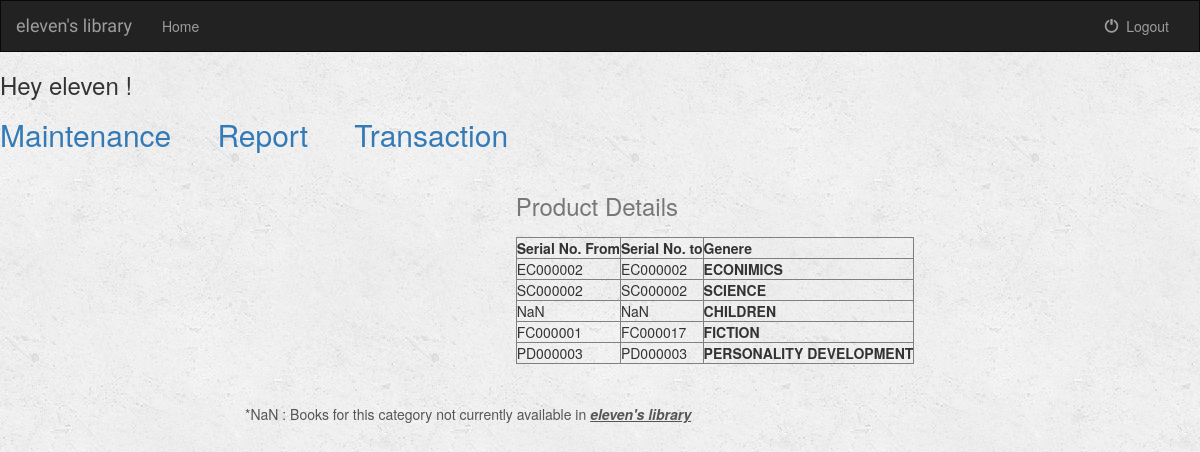
Before: /management/ (signed in) with the older database file.
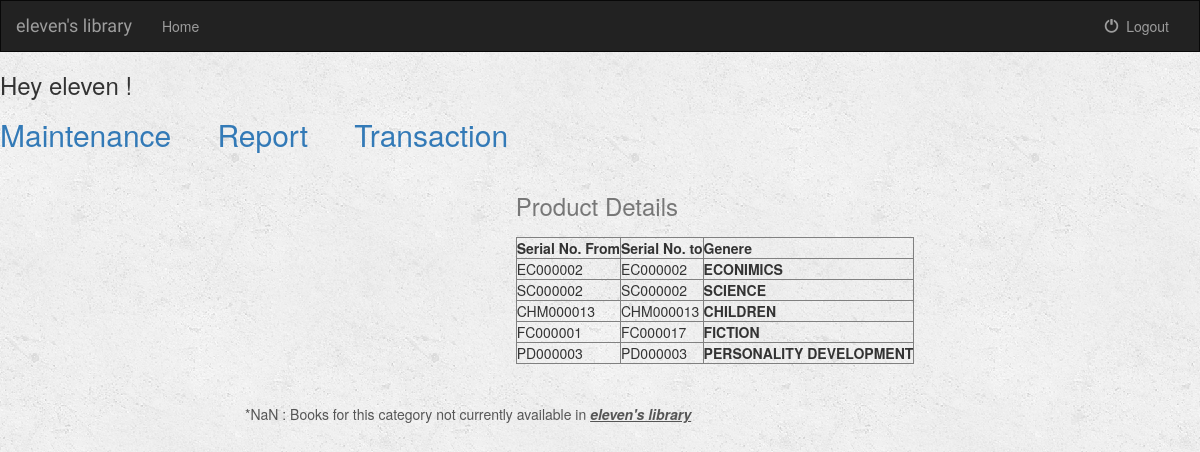
After: the same page with the newer database file.
### management/models.py (models this page shows, shortened)
class Movies(models.Model):
    serial = models.CharField(max_length=200, primary_key=True)
    name = models.CharField(max_length=200)
    author = models.CharField(max_length=200)
    category = models.CharField(max_length=200)
    status = models.CharField(max_length=200)
    cost = models.IntegerField()
    procurement = models.DateField(null=True, blank=True)
    quantity = models.IntegerField(default=1)

### management/views.py (the view)
def index(request):
    if not request.user.is_authenticated():
        return render(request, 'management/login.html')
    else:
        return render(request, 'management/home.html', context={'user': request.user, "product_details":get_range()})

### management/views.py (called while the page is built)
def get_range():
    cat = {'ECONIMICS': [], 'SCIENCE': [], 'CHILDREN': [], 'FICTION': [], 'PERSONALITY DEVELOPMENT': []}
    for k, v in cat.items():
        q = []
        q += Movies.objects.all()
        q += Book.objects.all()
        a = [a.serial for a in q]
        a.sort()
    for i in a:
        if i[0] == 'E':
            cat['ECONIMICS'].append(i)
        elif i[0] == 'S':
            cat['SCIENCE'].append(i)
        elif i[0] == 'C':
            cat['CHILDREN'].append(i)
        elif i[0] == 'F':
            cat['FICTION'].append(i)
        elif i[0] == 'P':
            cat['PERSONALITY DEVELOPMENT'].append(i)
        else:
            pass
    d={}
    for k,v in cat.items():
        if v==[]:
            d[k]=['NaN','NaN']
        else:
            d[k]=[cat[k][0],cat[k][-1]]
    return d

### management/templates/management/home.html (shortened to what this page needs)
<!DOCTYPE html>
<html lang="en">
<head>
    {% load staticfiles %}
    <link rel="stylesheet" href="https://maxcdn.bootstrapcdn.com/bootstrap/3.3.6/css/bootstrap.min.css">
    <link rel="stylesheet" type="text/css" href="{% static 'music/style.css' %}"/>
</head>
<body>
<nav class="navbar navbar-inverse">
    <div class="container-fluid">
        <div class="navbar-header">
            <a class="navbar-brand" href="{% url 'management:index' %}">eleven's library</a>
        </div>
        <div class="collapse navbar-collapse" id="topNavBar">
            <ul class="nav navbar-nav">
                <li class="{% block login_active %}{% endblock %}"><a href="{% url 'management:index' %}">Home</a></li>
            </ul>
            <ul class="nav navbar-nav navbar-right">
                <li>
                    <a href="{% url 'management:logout_user' %}">
                        <span class="glyphicon glyphicon-off" aria-hidden="true"></span>&nbsp; Logout
                    </a>
                </li>
            </ul>
        </div>
    </div>
</nav>
{% if user.is_authenticated %}
        <h3>Hey {{ user.username }} !</h3>
           <h2><p class="c">
                {% if user.is_superuser %}
                        <a href="/management/main">
                             Maintenance
                        </a>
                {% endif %}
                    <a href="/management/repo">
                         Report
                    </a>
                    <a href="/management/trans/">
                        Transaction
                    </a>
           </p></h2>
{% endif %}
		<main>
			<div class="innertube">
                {% if product_details %}
							<center><table cellspacing="20", border="1", align="center" >
								<caption><h3>Product Details</h3> </caption>
								<tr><th>Serial No. From</th><th>Serial No. to</th><th>Genere</th></tr>
								{% for k,v in product_details.items %}
									<tr>
										<td>{{ v.0 }}</td>
										<td>{{ v.1 }}</td>
										<th>{{ k }}</th>
									</tr>
								{% endfor %}
							</table></center><br><br>
							<p>*NaN : Books for this category not currently available in <i><u><b>eleven's library</b></u></i></p>
					{% else %}
					{% block rightbody %}
					{% endblock %}
                {% endif %}
			</div>
		</main>
</body>
</html>

Changed rows visible on the page:
added Movies: serial "CHM000013", serial "CHM000013"
Other visible differences:
new list line: "CHILDREN"
list line gone: "NaN NaN CHILDREN"
